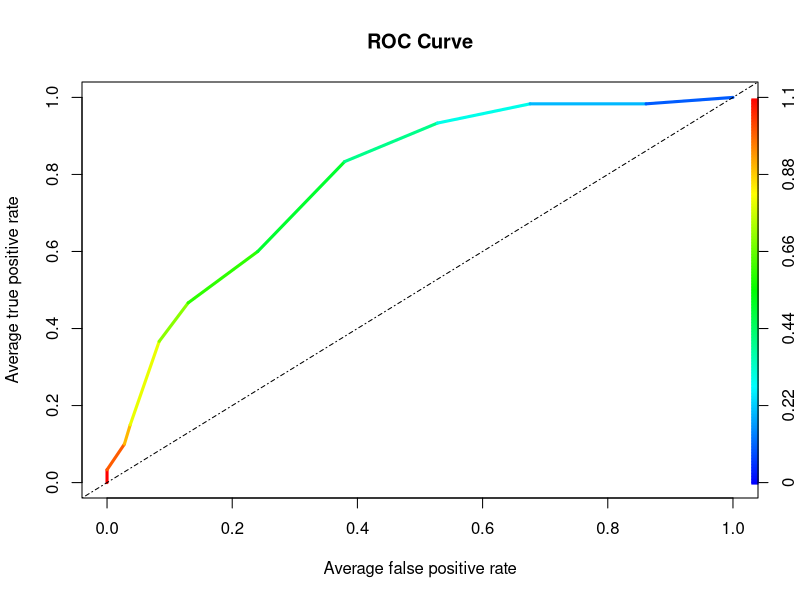

Here is the R script that generated this plot:
###############################

library(mlbench)
library(class)
library(caret)



# Loading dataset
?PimaIndiansDiabetes
data("PimaIndiansDiabetes")
data <- PimaIndiansDiabetes
data
sum(is.na(data))
#Splitting Dataset

train <- data[1:600,]
test <- data[601:768,]

head(train)


#########
c1 <- train$diabetes

##knn with k  = 10
#knn with k = 10
model <- knn(train[-9] , test[-9] , c1 , k = 10 , prob = FALSE , use.all = TRUE)
model

##finding confusion matrix (Accuracy) 

table <- table(model , test$diabetes)
table


CM <- confusionMatrix(table)

Accuracy <- CM$overall[1]
Accuracy <- as.numeric(Accuracy)
Accuracy


Error_rate <- 1-Accuracy
Error_rate

######################################################

model_prob <- knn(train[-9] , test[-9] , c1 , k = 10 , prob = TRUE , use.all = TRUE)
summary(model_prob)

model_probonly  <- attr(model_prob,"prob")
model_probonly

model_fixedprob <- ifelse((model_prob == "neg"),      ###   this code gets the neg prob and substract it with  prob 
                          1-attr(model_prob, "prob"),    ### 0.8 neg prob minus 1.0 (whole probablity )which is pos 0.2 
                          attr(model_prob , "prob"))

##########################################

?attr




###################################


model_fixedprob

library(ROCR)

pred <- prediction(model_fixedprob , test$diabetes)
length(model_fixedprob)

length(test$diabetes)


perf <- performance(pred , "tpr" , "fpr")


plot(perf , avg ="threshold" , colorize = T , lwd = 3 , main = "ROC Curve")
abline(0,1 ,lty = 10)


AUCLog2 <- performance(pred , measure = "auc")@y.values[[1]]
cat("AUC:" , AUCLog2 , "n")

#################

?performance
?knn
##################
### K fold with k = 10 

control <- trainControl(method = "cv" , number = 10 ,classProbs = TRUE , summaryFunction =  twoClassSummary)


?trainControl


set.seed(7)

fit_knn <- train(diabetes ~ . , data = PimaIndiansDiabetes , 
                 method = "knn" , metric = "ROC" , trControl = control)

print(fit_knn)
